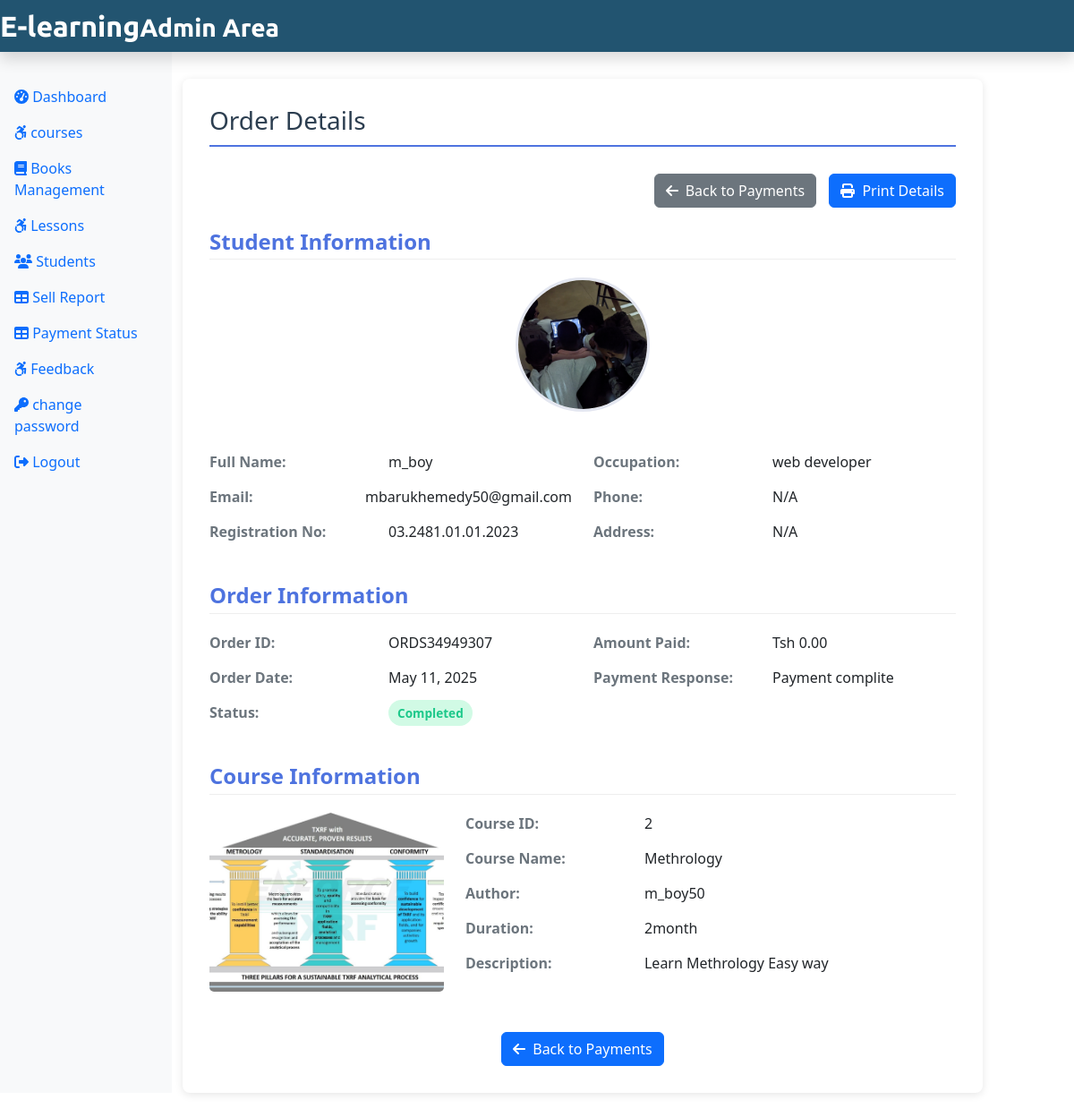
Page /admin/adminViewDetails.php?order_id=ORDS34949307 (signed in) on the committed database.
### tables this page shows
CREATE TABLE `student` (
  `stud_id` int(11) NOT NULL,
  `studname` varchar(255) NOT NULL,
  `studreg` varchar(255) DEFAULT NULL,
  `stuemail` varchar(255) NOT NULL,
  `stupass` varchar(255) NOT NULL,
  `stu_occ` text DEFAULT NULL,
  `stu_img` text DEFAULT NULL
);

CREATE TABLE `courseorder` (
  `co_id` int(11) NOT NULL,
  `order_id` varchar(255) NOT NULL,
  `stuemail` varchar(255) NOT NULL,
  `course_id` int(11) NOT NULL,
  `status` varchar(255) NOT NULL,
  `respomsg` text NOT NULL,
  `course_price` decimal(10,2) NOT NULL,
  `order_date` date NOT NULL
);

CREATE TABLE `course` (
  `course_id` int(11) NOT NULL,
  `course_name` text NOT NULL,
  `course_desc` text NOT NULL,
  `course_author` varchar(255) NOT NULL,
  `course_img` text NOT NULL,
  `course_duration` text NOT NULL,
  `course_price` text NOT NULL,
  `course_original_price` text NOT NULL
);

### admin/adminViewDetails.php (the view, shortened to what this page needs)
<?php
include("./admininclude/header.php");
include("../dbconnection.php");
$order_id = isset($_GET['order_id']) ? $_GET['order_id'] : null;
$order_query = $conn->prepare("SELECT * FROM courseorder WHERE order_id = ?");
$order_query->bind_param("s", $order_id);
$order_query->execute();
$order_result = $order_query->get_result();
$order = $order_result->fetch_assoc();
$student_query = $conn->prepare("SELECT * FROM student WHERE stuemail = ?");
$student_query->bind_param("s", $order['stuemail']);
$student_query->execute();
$student_result = $student_query->get_result();
$student = $student_result->fetch_assoc();
$course_query = $conn->prepare("SELECT * FROM course WHERE course_id = ?");
$course_query->bind_param("i", $order['course_id']);
$course_query->execute();
$course_result = $course_query->get_result();
$course = $course_result->fetch_assoc();
?>
<div class="col-sm-9 mt-5">
    <div class="details-container">
        <h3 class="details-header">Order Details</h3>
        <div class="text-end mb-4 no-print">
            <a href="adminPaymentStatus.php" class="btn btn-secondary">
                <i class="fas fa-arrow-left me-2"></i>Back to Payments
            </a>
            <button onclick="printDetails()" class="btn btn-primary print-button">
                <i class="fas fa-print me-2"></i>Print Details
            </button>
        </div>
        <div class="details-section">
            <h4 class="section-title">Student Information</h4>
            <div class="text-center mb-4">
                <?php if(!empty($student['stu_img'])): ?>
                    <img src="<?php echo htmlspecialchars($student['stu_img']); ?>" class="student-photo" alt="Student Photo">
                <?php else: ?>
                    <div class="student-photo bg-light d-flex align-items-center justify-content-center">
                        <i class="fas fa-user fa-4x text-muted"></i>
                    </div>
                <?php endif; ?>
            </div>
            <div class="row">
                <div class="col-md-6">
                    <div class="detail-row">
                        <div class="detail-label">Full Name:</div>
                        <div class="detail-value"><?php echo htmlspecialchars($student['studname'] ?? 'N/A'); ?></div>
                    </div>
                    <div class="detail-row">
                        <div class="detail-label">Email:</div>
                        <div class="detail-value"><?php echo htmlspecialchars($order['stuemail']); ?></div>
                    </div>
                    <div class="detail-row">
                        <div class="detail-label">Registration No:</div>
                        <div class="detail-value"><?php echo htmlspecialchars($student['studreg'] ?? 'N/A'); ?></div>
                    </div>
                </div>
                <div class="col-md-6">
                    <div class="detail-row">
                        <div class="detail-label">Occupation:</div>
                        <div class="detail-value"><?php echo htmlspecialchars($student['stu_occ'] ?? 'N/A'); ?></div>
                    </div>
                    <div class="detail-row">
                        <div class="detail-label">Phone:</div>
                        <div class="detail-value"><?php echo htmlspecialchars($student['stu_phone'] ?? 'N/A'); ?></div>
                    </div>
                    <div class="detail-row">
                        <div class="detail-label">Address:</div>
                        <div class="detail-value"><?php echo htmlspecialchars($student['stu_address'] ?? 'N/A'); ?></div>
                    </div>
                </div>
            </div>
        </div>
        <div class="details-section">
            <h4 class="section-title">Order Information</h4>
            <div class="row">
                <div class="col-md-6">
                    <div class="detail-row">
                        <div class="detail-label">Order ID:</div>
                        <div class="detail-value"><?php echo htmlspecialchars($order['order_id']); ?></div>
                    </div>
                    <div class="detail-row">
                        <div class="detail-label">Order Date:</div>
                        <div class="detail-value"><?php echo date('F j, Y', strtotime($order['order_date'])); ?></div>
                    </div>
                    <div class="detail-row">
                        <div class="detail-label">Status:</div>
                        <div class="detail-value">
                            <span class="status-badge status-<?php echo htmlspecialchars($order['status']); ?>">
                                <?php echo ucfirst(htmlspecialchars($order['status'])); ?>
                            </span>
                        </div>
                    </div>
                </div>
                <div class="col-md-6">
                    <div class="detail-row">
                        <div class="detail-label">Amount Paid:</div>
                        <div class="detail-value">Tsh <?php echo number_format($order['course_price'], 2); ?></div>
                    </div>
                    <div class="detail-row">
                        <div class="detail-label">Payment Response:</div>
                        <div class="detail-value"><?php echo htmlspecialchars($order['respomsg']); ?></div>
                    </div>
                </div>
            </div>
        </div>
        <div class="details-section">
            <h4 class="section-title">Course Information</h4>
            <div class="row">
                <div class="col-md-4">
                    <?php if(!empty($course['course_img'])): ?>
                        <img src="<?php echo htmlspecialchars($course['course_img']); ?>" class="course-image" alt="Course Image">
                    <?php else: ?>
                        <div class="course-image bg-light d-flex align-items-center justify-content-center">
                            <i class="fas fa-book fa-3x text-muted"></i>
                        </div>
                    <?php endif; ?>
                </div>
                <div class="col-md-8">
                    <div class="detail-row">
                        <div class="detail-label">Course ID:</div>
                        <div class="detail-value"><?php echo htmlspecialchars($course['course_id'] ?? 'N/A'); ?></div>
                    </div>
                    <div class="detail-row">
                        <div class="detail-label">Course Name:</div>
                        <div class="detail-value"><?php echo htmlspecialchars($course['course_name'] ?? 'N/A'); ?></div>
                    </div>
                    <div class="detail-row">
                        <div class="detail-label">Author:</div>
                        <div class="detail-value"><?php echo htmlspecialchars($course['course_author'] ?? 'N/A'); ?></div>
                    </div>
                    <div class="detail-row">
                        <div class="detail-label">Duration:</div>
                        <div class="detail-value"><?php echo htmlspecialchars($course['course_duration'] ?? 'N/A'); ?></div>
                    </div>
                    <div class="detail-row">
                        <div class="detail-label">Description:</div>
                        <div class="detail-value"><?php echo htmlspecialchars($course['course_desc'] ?? 'N/A'); ?></div>
                    </div>
                </div>
            </div>
        </div>
        <div class="text-center back-btn no-print">
            <a href="adminPaymentStatus.php" class="btn btn-primary">
                <i class="fas fa-arrow-left me-2"></i>Back to Payments
            </a>
        </div>
    </div>
</div>
<?php
include("./admininclude/footer.php");
?>

### admin/admininclude/header.php (shortened to what this page needs)
<!DOCTYPE html>
<html lang="en">
<head>
    <link rel="stylesheet" href="../css/bootstrap.min.css">
    <link rel="stylesheet" href="../css/all.min.css">
    <link rel="stylesheet" href="https://cdnjs.cloudflare.com/ajax/libs/font-awesome/6.4.0/css/all.min.css">
    <link rel="stylesheet" href="../css/adminstyle1.css">
</head>
<body>
     <nav class="navbar navbar-dark fixed-top p-0 shadow"
     style="background-color: #225470;">
        <a class="navbar-brand col-sm-3 col-md-2 mr-0"
        href="adminDashboard.php">E-learning<small class="text-white">Admin Area</small></a>
     </nav>
      <div class="container-fluit mb-5" style="margin-top: 40px;">
        <div class="row">
            <nav class="col-sm-3 col-md-2 bg-light sidebar py-5 d-print-none">
                <div class="sidebar-sticky">
                    <ul class="nav flex-column">
                        <li class="nav-item">
                            <a class="nav-link" href="adminDashboard.php">
                                <i class="fas fa-tachometer-alt"></i>
                                Dashboard
                            </a>
                        </li>
                        <li class="nav-item">
                            <a class="nav-link" href="courses.php">
                                <i class="fab fa-accessible-icon"></i>
                                courses
                            </a>
                        </li>
                        <li class="nav-item">
                        <a class="nav-link" href="books.php">
                            <i class="fas fa-book"></i>
                            Books Management
                        </a>
                        </li>
                            <li class="nav-item">
                            <a class="nav-link" href="lessons.php">
                                <i class="fab fa-accessible-icon"></i>
                                Lessons
                            </a>
                        </li>
                        <li class="nav-item">
                            <a class="nav-link" href="student.php">
                                <i class="fas fa-users"></i>
                                Students
                            </a>
                        </li>
                        <li class="nav-item">
                            <a class="nav-link" href="adminSellReport.php">
                                <i class="fas fa-table"></i>
                                Sell Report
                            </a>
                        </li>
                        <li class="nav-item">
                            <a class="nav-link" href="adminPaymentStatus.php">
                                <i class="fas fa-table"></i>
                                Payment Status
                            </a>
                        </li>
                        <li class="nav-item">
                            <a class="nav-link" href="feedback.php">
                                <i class="fab fa-accessible-icon"></i>
                                Feedback
                            </a>
                        </li>
                        <li class="nav-item">
                            <a class="nav-link" href="adminChangePassword.php">
                                <i class="fas fa-key"></i>
                                change password
                            </a>
                        </li>
                        <li class="nav-item">
                            <a class="nav-link" href="../logout.php">
                                <i class="fas fa-sign-out-alt"></i>
                                Logout
                            </a>
                        </li>
                    </ul>
                </div>
            </nav>

### admin/admininclude/footer.php (shortened to what this page needs)
</body>
</html>

### css/adminstyle1.css (style rules this page uses)
.navbar-brand { font-family: "ubuntu", sans-serif; font-size: 2em; font-weight: bold; color: #fff; }

### admin/adminViewDetails.php (style rules this page uses)
.details-container { padding: 30px; background-color: white; border-radius: 8px; box-shadow: 0 2px 10px rgba(0, 0, 0, 0.1); }
.details-header { color: #2c3e50; border-bottom: 2px solid #4e73df; padding-bottom: 10px; margin-bottom: 30px; }
.details-section { margin-bottom: 30px; }
.section-title { color: #4e73df; font-weight: 600; margin-bottom: 20px; padding-bottom: 5px; border-bottom: 1px solid #eee; }
.detail-row { display: flex; margin-bottom: 15px; }
.detail-label { font-weight: 600; width: 200px; color: #6c757d; }
.detail-value { flex: 1; }
.status-badge { padding: 5px 10px; border-radius: 20px; font-weight: 600; font-size: 0.85rem; }
.status-completed { background-color: #d1fae5; color: #1cc88a; }
.back-btn { margin-top: 30px; }
.student-photo { width: 150px; height: 150px; border-radius: 50%; object-fit: cover; border: 3px solid #e3e6f0; margin-bottom: 20px; }
.course-image { width: 100%; height: 200px; object-fit: cover; border-radius: 5px; margin-bottom: 15px; }
.print-button { margin-left: 10px; }

### rows in the picture
student: stu_img (picture), studname "m_boy", studreg "03.2481.01.01.2023", stu_occ "web developer"
courseorder: stuemail "mbarukhemedy50@gmail.com", order "ORDS34949307", order_date "May 11, 2025", status "Completed", course_price "0.00", respomsg "Payment complite"
course: course_img (picture), course_id "2", course_name "Methrology", course_author "m_boy50", course_duration "2month", course_desc "Learn Methrology Easy way"

### other values in the picture
$student['stu_phone'] "N/A"
$student['stu_address'] "N/A"
